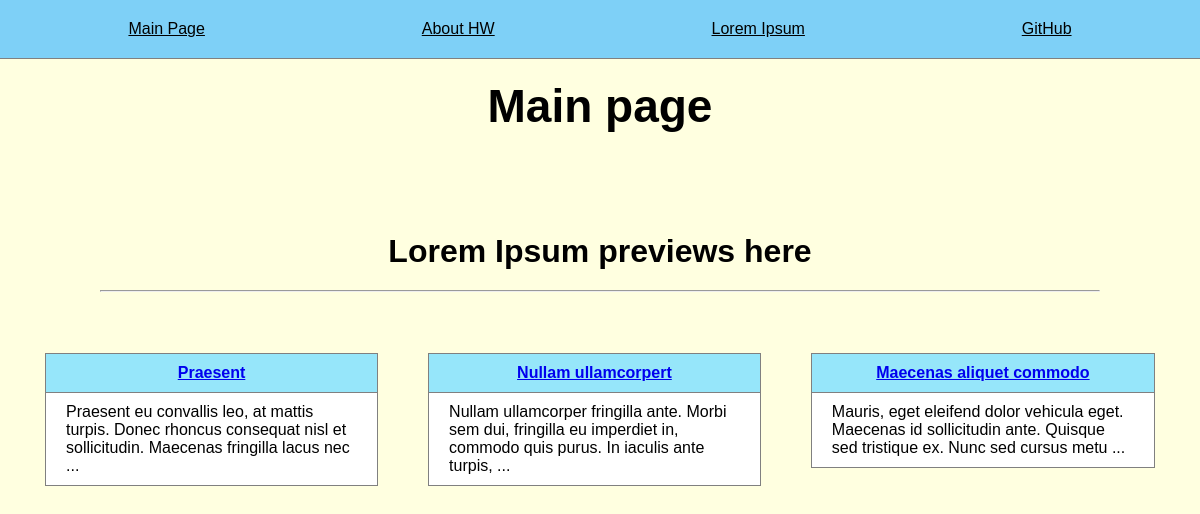
The app's page /main with its own data.
### tables this page shows
CREATE TABLE sitemenu(
ID INTEGER PRIMARY KEY AUTOINCREMENT,
title TEXT NOT NULL,
url TEXT NOT NULL
);

CREATE TABLE loremipsum(
id INTEGER PRIMARY KEY AUTOINCREMENT,
title TEXT NOT NULL,
text TEXT NOT NULL
);

### hw1main.py (the view)
@app.route('/')
@app.route('/main')
def main_page():
    return render_template("mainpage.html", title='Main', lorems=dbm_thrower().get_all_lorems(),
                           site_menu=dbm_thrower().get_menu())

### DBManipulator.py (called while the page is built)
    def get_menu(self):
        sql_q = "SELECT * FROM sitemenu ORDER BY ID DESC"
        try:
            self.__cur.execute(sql_q)
            res = self.__cur.fetchall()
            return res
        except IOError:
            print("Error reading DB")
        return []

    def get_all_lorems(self):
        try:
            self.__cur.execute('SELECT * FROM loremipsum')
            res = self.__cur.fetchall()
            if res:
                return res
        except sqlite3.Error as e:
            print("Error getting data from DB" + str(e))
        return []

### hw1main.py (called while the page is built)
def connect_db():
    con = sqlite3.connect(app.config['DATABASE'])
    con.row_factory = sqlite3.Row
    return con

def get_db():
    if not hasattr(g, 'link_db'):
        g.link_db = connect_db()
    return g.link_db

def dbm_thrower():
    db = get_db()
    dbase = DBM(db)
    return dbase

### templates/mainpage.html
{% extends 'base.html' %}
{% block content %}
{{super()}}
<h1>Main page</h1>
<h2>Lorem Ipsum previews here</h2>
<hr>
<ul class="mainul">
    {% for lorem in lorems %}
    <li class="mainli">
        <p class="title">
            <a href="{{url_for('show_lorem', id_lorem=lorem.id)}}">{{lorem.title}}</a>
        </p>
        <div class="preview">{{lorem.text[:120]+' ...'}}</div>
    </li>
    {% endfor %}
</ul>
{% endblock content%}

### templates/base.html (shortened to what this page needs)
<!DOCTYPE html>
<html lang="en">
<head>
    <link rel="stylesheet" href="{{url_for('static', filename='css/style.css')}}">
</head>
<body>
{% block content %}
{% block menu %}
<ul class="menu">
    {% for item in site_menu %}
    <li><a href="{{item.url}}" class="menuhref">{{item.title}}</a></li>
    {% endfor %}
</ul>
{% endblock menu %}
{% endblock content %}
</body>
</html>

### static/css/style.css (style rules this page uses)
body { background: lightyellow; margin: 0; padding: 0; font-family: Verdana, Geneva, Tahoma, sans-serif; }
.menu { display: flex; justify-content: space-around; list-style: none; background: rgb(126, 208, 247); padding: 20px; margin-top: 0; border-bottom: 1px solid grey; }
.menuhref { color: black; }
p { margin: 20px; }
h1 { font-size: 46px; margin: 20px 0px 100px; text-align: center; }
h2 { font-size: 32px; margin: 100px 0px 20px; text-align: center ; }
hr { margin: 10px 100px; }
.mainul { list-style-type: none; display: flex; justify-content: space-between; padding: 20px; }
li>p, li div { border: 1px solid gray; padding: 10px 20px; }
.mainli { margin: 25px; }
p.title { margin: 0; text-align: center; font-weight: bold; background: rgb(150, 230, 250); }
p.title a { display: block; }
.preview { margin-top: -1px; margin-bottom: 40px; background: white; }

### records on screen
sitemenu: title "Main Page"
sitemenu: title "About HW"
sitemenu: title "Lorem Ipsum"
sitemenu: title "GitHub"
loremipsum: title "Praesent", text "Praesent eu convallis leo, at mattis turpis. Donec rhoncus consequat nisl et sollicitudin. Maecenas fringilla lacus nec ..."
loremipsum: title "Nullam ullamcorpert", text "Nullam ullamcorper fringilla ante. Morbi sem dui, fringilla eu imperdiet in, commodo quis purus. In iaculis ante turpis, ..."
loremipsum: title "Maecenas aliquet commodo", text "Mauris, eget eleifend dolor vehicula eget. Maecenas id sollicitudin ante. Quisque sed tristique ex. Nunc sed cursus metu ..."
